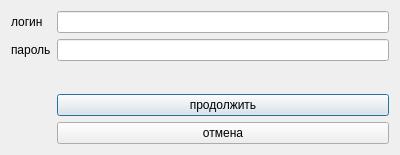
<?xml version="1.0" encoding="UTF-8"?>
<ui version="4.0">
 <class>Auth</class>
 <widget class="QDialog" name="Auth">
  <property name="geometry">
   <rect>
    <x>0</x>
    <y>0</y>
    <width>400</width>
    <height>155</height>
   </rect>
  </property>
  <property name="windowTitle">
   <string>Dialog</string>
  </property>
  <layout class="QGridLayout" name="gridLayout">
   <item row="3" column="1">
    <widget class="QLabel" name="label_3">
     <property name="text">
      <string/>
     </property>
    </widget>
   </item>
   <item row="1" column="1">
    <widget class="QLineEdit" name="lineEdit_2">
     <property name="echoMode">
      <enum>QLineEdit::Password</enum>
     </property>
    </widget>
   </item>
   <item row="6" column="1">
    <widget class="QPushButton" name="pushButton">
     <property name="text">
      <string>продолжить</string>
     </property>
    </widget>
   </item>
   <item row="0" column="0">
    <widget class="QLabel" name="label">
     <property name="text">
      <string>логин</string>
     </property>
    </widget>
   </item>
   <item row="1" column="0">
    <widget class="QLabel" name="label_2">
     <property name="text">
      <string>пароль</string>
     </property>
    </widget>
   </item>
   <item row="0" column="1">
    <widget class="QLineEdit" name="lineEdit">
     <property name="enabled">
      <bool>true</bool>
     </property>
    </widget>
   </item>
   <item row="7" column="1">
    <widget class="QPushButton" name="pushButton_2">
     <property name="text">
      <string>отмена</string>
     </property>
     <property name="autoDefault">
      <bool>false</bool>
     </property>
    </widget>
   </item>
  </layout>
 </widget>
 <resources/>
 <connections>
  <connection>
   <sender>pushButton_2</sender>
   <signal>clicked()</signal>
   <receiver>Auth</receiver>
   <slot>close()</slot>
   <hints>
    <hint type="sourcelabel">
     <x>134</x>
     <y>136</y>
    </hint>
    <hint type="destinationlabel">
     <x>20</x>
     <y>111</y>
    </hint>
   </hints>
  </connection>
 </connections>
</ui>
